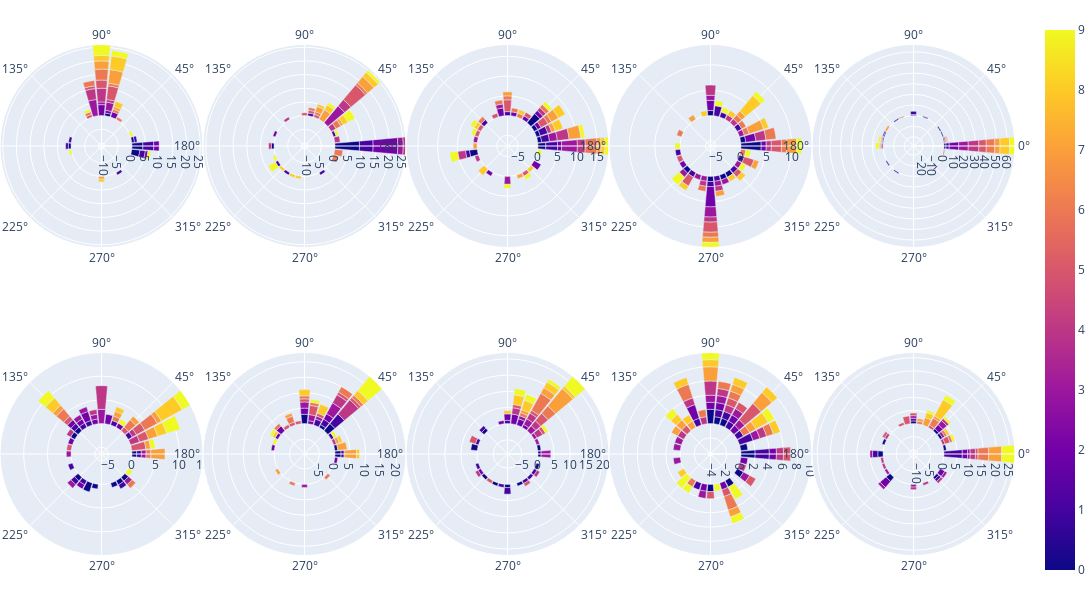

The cell this chart's notebook holds for it:
### Code cell
# Plot the angles for all subjects !
import plotly.express as px
from plotly.offline import plot
from plotly.subplots import make_subplots

figures = [get_fig_for_subject(k) for k in range(Nsubj)]


NROWS = 2
NCOLS = 5
fig = make_subplots(rows=NROWS, cols=NCOLS, specs=[[{'type': 'polar'}]*NCOLS]*NROWS,
                    horizontal_spacing = 0.0,vertical_spacing=0.1) 

for row in range(NROWS):
    for col in range(NCOLS):
        subj_id = row*NCOLS + col
        
        figure = figures[subj_id]
        for trace in range(len(figure["data"])):
            
            polar_update=dict(
                radialaxis = dict(
                    range=figure.layout["polar"]["radialaxis"]["range"]
                )
            )
            
            fig.append_trace(figure["data"][trace], row=row+1, col=col+1)
            fig.update_polars(polar_update,row=row+1,col=col+1)
            # fig.update_yaxes(range=xrange,row=row+1,col=col+1)
fig.update_layout(width=2000, height=600)
        
fig.update_layout(
        margin={'t':20,'l':0,'b':20,'r':0}
    )

fig.show()

### Figure 1 — Plotly figure (JSON) as saved in the notebook; plotly's stock layout.template omitted (floating-point values rounded to 4 significant figures; data arrays with more than 128 entries replaced by an {"elided": "..."} marker saying what was removed)
{"data": [{"customdata": {"elided": "320x3 float values"}, "hovertemplate": "Value=%{customdata[1]}<br>Angle_degrees=%{customdata[2]}<br>Trial when angle was input=%{marker.color}<extra></extra>", "legendgroup": "", "marker": {"color": {"elided": "320 int values"}, "coloraxis": "coloraxis", "pattern": {"shape": ""}}, "name": "", "r": {"elided": "320 int values"}, "showlegend": false, "subplot": "polar", "theta": {"elided": "320 float values"}, "type": "barpolar"}, {"customdata": {"elided": "320x3 float values"}, "hovertemplate": "Value=%{customdata[1]}<br>Angle_degrees=%{customdata[2]}<br>Trial when angle was input=%{marker.color}<extra></extra>", "legendgroup": "", "marker": {"color": {"elided": "320 int values"}, "coloraxis": "coloraxis", "pattern": {"shape": ""}}, "name": "", "r": {"elided": "320 int values"}, "showlegend": false, "subplot": "polar2", "theta": {"elided": "320 float values"}, "type": "barpolar"}, {"customdata": {"elided": "320x3 float values"}, "hovertemplate": "Value=%{customdata[1]}<br>Angle_degrees=%{customdata[2]}<br>Trial when angle was input=%{marker.color}<extra></extra>", "legendgroup": "", "marker": {"color": {"elided": "320 int values"}, "coloraxis": "coloraxis", "pattern": {"shape": ""}}, "name": "", "r": {"elided": "320 int values"}, "showlegend": false, "subplot": "polar3", "theta": {"elided": "320 float values"}, "type": "barpolar"}, {"customdata": {"elided": "320x3 float values"}, "hovertemplate": "Value=%{customdata[1]}<br>Angle_degrees=%{customdata[2]}<br>Trial when angle was input=%{marker.color}<extra></extra>", "legendgroup": "", "marker": {"color": {"elided": "320 int values"}, "coloraxis": "coloraxis", "pattern": {"shape": ""}}, "name": "", "r": {"elided": "320 int values"}, "showlegend": false, "subplot": "polar4", "theta": {"elided": "320 float values"}, "type": "barpolar"}, {"customdata": {"elided": "320x3 float values"}, "hovertemplate": "Value=%{customdata[1]}<br>Angle_degrees=%{customdata[2]}<br>Trial when angle was input=%{marker.color}<extra></extra>", "legendgroup": "", "marker": {"color": {"elided": "320 int values"}, "coloraxis": "coloraxis", "pattern": {"shape": ""}}, "name": "", "r": {"elided": "320 int values"}, "showlegend": false, "subplot": "polar5", "theta": {"elided": "320 float values"}, "type": "barpolar"}, {"customdata": {"elided": "320x3 float values"}, "hovertemplate": "Value=%{customdata[1]}<br>Angle_degrees=%{customdata[2]}<br>Trial when angle was input=%{marker.color}<extra></extra>", "legendgroup": "", "marker": {"color": {"elided": "320 int values"}, "coloraxis": "coloraxis", "pattern": {"shape": ""}}, "name": "", "r": {"elided": "320 int values"}, "showlegend": false, "subplot": "polar6", "theta": {"elided": "320 float values"}, "type": "barpolar"}, {"customdata": {"elided": "320x3 float values"}, "hovertemplate": "Value=%{customdata[1]}<br>Angle_degrees=%{customdata[2]}<br>Trial when angle was input=%{marker.color}<extra></extra>", "legendgroup": "", "marker": {"color": {"elided": "320 int values"}, "coloraxis": "coloraxis", "pattern": {"shape": ""}}, "name": "", "r": {"elided": "320 int values"}, "showlegend": false, "subplot": "polar7", "theta": {"elided": "320 float values"}, "type": "barpolar"}, {"customdata": {"elided": "320x3 float values"}, "hovertemplate": "Value=%{customdata[1]}<br>Angle_degrees=%{customdata[2]}<br>Trial when angle was input=%{marker.color}<extra></extra>", "legendgroup": "", "marker": {"color": {"elided": "320 int values"}, "coloraxis": "coloraxis", "pattern": {"shape": ""}}, "name": "", "r": {"elided": "320 int values"}, "showlegend": false, "subplot": "polar8", "theta": {"elided": "320 float values"}, "type": "barpolar"}, {"customdata": {"elided": "320x3 float values"}, "hovertemplate": "Value=%{customdata[1]}<br>Angle_degrees=%{customdata[2]}<br>Trial when angle was input=%{marker.color}<extra></extra>", "legendgroup": "", "marker": {"color": {"elided": "320 int values"}, "coloraxis": "coloraxis", "pattern": {"shape": ""}}, "name": "", "r": {"elided": "320 int values"}, "showlegend": false, "subplot": "polar9", "theta": {"elided": "320 float values"}, "type": "barpolar"}, {"customdata": {"elided": "320x3 float values"}, "hovertemplate": "Value=%{customdata[1]}<br>Angle_degrees=%{customdata[2]}<br>Trial when angle was input=%{marker.color}<extra></extra>", "legendgroup": "", "marker": {"color": {"elided": "320 int values"}, "coloraxis": "coloraxis", "pattern": {"shape": ""}}, "name": "", "r": {"elided": "320 int values"}, "showlegend": false, "subplot": "polar10", "theta": {"elided": "320 float values"}, "type": "barpolar"}], "layout": {"height": 600, "margin": {"b": 20, "l": 0, "r": 0, "t": 20}, "polar": {"domain": {"x": [0, 0.2], "y": [0.55, 1]}, "radialaxis": {"range": [-11.14, 26]}}, "polar10": {"domain": {"x": [0.8, 1], "y": [0, 0.45]}, "radialaxis": {"range": [-11.57, 27]}}, "polar2": {"domain": {"x": [0.2, 0.4], "y": [0.55, 1]}, "radialaxis": {"range": [-11.14, 26]}}, "polar3": {"domain": {"x": [0.4, 0.6], "y": [0.55, 1]}, "radialaxis": {"range": [-7.714, 18]}}, "polar4": {"domain": {"x": [0.6, 0.8], "y": [0.55, 1]}, "radialaxis": {"range": [-6, 14]}}, "polar5": {"domain": {"x": [0.8, 1], "y": [0.55, 1]}, "radialaxis": {"range": [-28.71, 67]}}, "polar6": {"domain": {"x": [0, 0.2], "y": [0, 0.45]}, "radialaxis": {"range": [-6.429, 15]}}, "polar7": {"domain": {"x": [0.2, 0.4], "y": [0, 0.45]}, "radialaxis": {"range": [-9.857, 23]}}, "polar8": {"domain": {"x": [0.4, 0.6], "y": [0, 0.45]}, "radialaxis": {"range": [-9.429, 22]}}, "polar9": {"domain": {"x": [0.6, 0.8], "y": [0, 0.45]}, "radialaxis": {"range": [-4.286, 10]}}, "width": 2000}}
